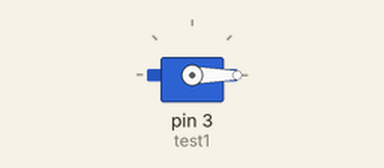
A sketch run on a simulated Arduino Uno, built with avr-gcc and run on an emulated ATmega328P. On the bench: servo.

Above: at 0.05 s.
Timing chart, 0 to 4.6 s (numbered marks = the images above):
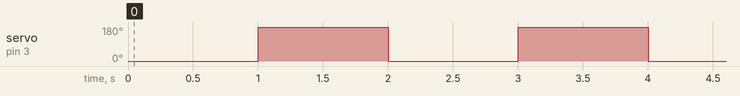

The sketch:

servo_1.ino
```cpp
#include <Servo.h>
Servo test1;
int analog=A0;
int goc;
void setup() {
  test1.attach(3);
  Serial.begin(9600);
}
void loop() {
//  for (int i=0; i<180; i++){
//    test1.write(i);
//    delay(50);
//  }
//  for (int j=180; j>0; j--){
//    test1.write(j);
//    delay(50);
//  }
//    int doctro=analogRead(analog);
//    goc=map(doctro, 0, 1023, 0, 180);
//    test1.write(goc);
//    Serial.println(doctro);
  test1.write(0);
  delay(1000);
  test1.write(180);
  delay(1000);

}
```

Measured:
- by itself, servo on pin 3 (test1): alternates 180° for 1.0 s and 0° for 1.0 s
